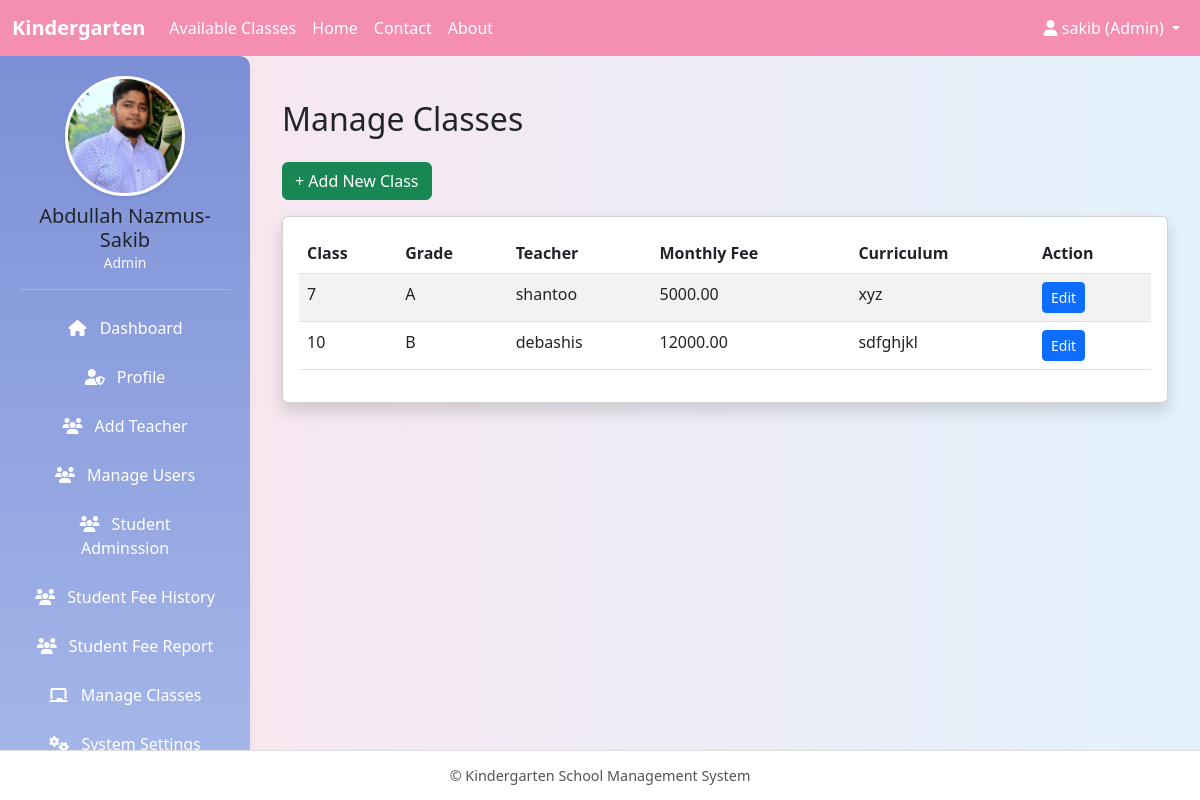
The page /manage_classes_by_admin/ (signed in) on the database its author committed.
### core/models.py (models this page shows, shortened)
class User(AbstractUser):
    ROLE_CHOICES = (
        ("admin", "Admin"),
        ("teacher", "Teacher"),
        ("student", "Student"),
    )
    role = models.CharField(max_length=10, choices=ROLE_CHOICES)

class AdminProfile(models.Model):
    user = models.OneToOneField(User, on_delete=models.CASCADE, related_name='admin_profile')
    full_name = models.CharField(max_length=128, blank=True)
    designation = models.CharField(max_length=64, blank=True)
    office_email = models.EmailField(blank=True)
    date_of_birth = models.DateField(null=True, blank=True)
    joining_date = models.DateField(null=True, blank=True)
    national_id = models.CharField(max_length=32, blank=True)
    address = models.TextField(blank=True)
    phone = models.CharField(max_length=24, blank=True)
    emergency_contact = models.CharField(max_length=24, blank=True)
    photo = models.ImageField(upload_to='admin_photos/', blank=True, null=True)
    bio = models.TextField(blank=True)
    skills = models.TextField(blank=True)
    experience = models.TextField(blank=True)
    education = models.TextField(blank=True)
    languages = models.TextField(blank=True)
    hobbies = models.TextField(blank=True)
    social_media = models.TextField(blank=True)
    achievements = models.TextField(blank=True)
    certifications = models.TextField(blank=True)
    interests = models.TextField(blank=True)
    notes = models.TextField(blank=True)
    is_active = models.BooleanField(default=True)
    created_at = models.DateTimeField(auto_now_add=True, null=True)
    last_updated = models.DateTimeField(auto_now=True)

class ClassRoom(models.Model):
    name = models.CharField(max_length=64, unique=True)   # Play, KG, One, Two…
    grade = models.CharField(max_length=32, blank=True)
    curriculum = models.TextField(blank=True)             # Curriculum details
    teacher = models.ForeignKey(
        'User',
        on_delete=models.SET_NULL,
        null=True, blank=True,
        limit_choices_to={'role': 'teacher'}
    )
    monthly_fee = models.DecimalField(max_digits=10, decimal_places=2, default=0.00)

### core/views.py (the view)
# urls.py: path("manage_classes_by_admin/", views.manage_classes_by_admin, name="manage_classes_by_admin"),
@login_required
def manage_classes_by_admin(request):
    if request.user.role != "admin":
        messages.error(request, "Permission denied.")
        return redirect("dashboard")
    classes = ClassRoom.objects.all()
    return render(request, "admin/manage_classes.html", {"classes": classes})

### core/templates/admin/manage_classes.html (shortened to what this page needs)
{% extends "base.html" %}
{% block content %}
<div class="container mt-4">
    <h2 class="mb-4">Manage Classes</h2>
    <a href="{% url 'add_class_by_admin' %}" class="btn btn-success mb-3">+ Add New Class</a>
    <div class="card shadow">
        <div class="card-body">
            {% if classes %}
            <table class="table table-striped">
                <thead>
                    <tr>
                        <th>Class</th>
                        <th>Grade</th>
                        <th>Teacher</th>
                        <th>Monthly Fee</th>
                        <th>Curriculum</th>
                        <th>Action</th>
                    </tr>
                </thead>
                <tbody>
                    {% for c in classes %}
                    <tr>
                        <td>{{ c.name }}</td>
                        <td>{{ c.grade }}</td>
                        <td>{% if c.teacher %}{{ c.teacher.username }}{% else %}-{% endif %}</td>
                        <td>{{ c.monthly_fee }}</td>
                        <td>{{ c.curriculum|truncatewords:10 }}</td>
                        <td>
                            <a href="{% url 'edit_class_by_admin' c.id %}" class="btn btn-sm btn-primary">Edit</a>
                        </td>
                    </tr>
                    {% endfor %}
                </tbody>
            </table>
            {% else %}
                <p class="text-muted">No classes found.</p>
            {% endif %}
        </div>
    </div>
</div>
{% endblock %}

### core/templates/base.html (shortened to what this page needs)
<!DOCTYPE html>
<html lang="en">
<head>
  <link href="https://cdn.jsdelivr.net/npm/bootstrap@5.3.0/dist/css/bootstrap.min.css" rel="stylesheet"/>
  <link rel="stylesheet" href="https://cdnjs.cloudflare.com/ajax/libs/font-awesome/6.4.0/css/all.min.css"/>
</head>
<body>
  <nav class="navbar navbar-expand-sm">
    <div class="container-fluid">
      <a class="navbar-brand" href="#">Kindergarten</a>
      <div class="collapse navbar-collapse" id="navbarContent">
        <ul class="navbar-nav me-auto">
          <li class="nav-item"><a class="nav-link" href="{% url 'available_classes' %}">Available Classes</a></li>
          <li class="nav-item"><a class="nav-link" href="{% url 'homepage' %}">Home</a></li>
          <li class="nav-item"><a class="nav-link" href="{% url 'contact' %}">Contact</a></li>
          <li class="nav-item"><a class="nav-link" href="{% url 'about' %}">About</a></li>
        </ul>
        <ul class="navbar-nav">
          <li class="nav-item dropdown">
            <a class="nav-link dropdown-toggle" href="#" id="userDropdown" role="button" data-bs-toggle="dropdown">
              <i class="fas fa-user"></i>
              {% if request.user.is_authenticated %}
                {{ request.user.username }} ({{ request.user.role|title }})
              {% else %}
                Account
              {% endif %}
            </a>
          </li>
        </ul>
      </div>
    </div>
  </nav>
  {% if request.user.is_authenticated %}
  <div class="sidebar text-center">
    {% if request.user.role == "student" %}
      {% if request.user.student_profile.photo %}
        <img src="{{ request.user.student_profile.photo.url }}" alt="Profile Picture" class="profile_pic shadow-sm" />
      {% else %}
        <img src="https://via.placeholder.com/120" alt="Profile Picture" class="profile_pic shadow-sm" />
      {% endif %}
    {% elif request.user.role == "teacher" %}
      {% if request.user.teacher_profile.photo %}
        <img src="{{ request.user.teacher_profile.photo.url }}" alt="Profile Picture" class="profile_pic shadow-sm" />
      {% else %}
        <img src="https://via.placeholder.com/120" alt="Profile Picture" class="profile_pic shadow-sm" />
      {% endif %}
    {% elif request.user.role == "admin" %}
      {% if request.user.admin_profile.photo %}
        <img src="{{ request.user.admin_profile.photo.url }}" alt="Profile Picture" class="profile_pic shadow-sm" />
      {% else %}
        <img src="https://via.placeholder.com/120" alt="Profile Picture" class="profile_pic shadow-sm" />
      {% endif %}
    {% endif %}
    <h5 class="mt-2 mb-0">{{ request.user.get_full_name|default:request.user.username }}</h5>
    <p class="text-light small mb-3">{{ request.user.role|title }}</p>
    <hr class="border-light">
    {% if request.user.role == "student" %}
      <a href="{% url 'dashboard' %}"><i class="fas fa-home me-2"></i> Dashboard</a>
      <a href="{% url 'student_profile' %}"><i class="fas fa-user me-2"></i> Profile</a>
      <a href="#"><i class="fas fa-tasks me-2"></i> My Tasks</a>
      <a href="{% url 'pay_monthly_fee' %}"><i class="fas fa-tasks me-2"></i> Monthly Fee</a>
      <a href="{% url 'student_fee_history' %}"><i class="fas fa-tasks me-2"></i> Monthly Fee History</a>
      <a href="#"><i class="fas fa-calendar-check me-2"></i> Attendance</a>
      <a href="#"><i class="fas fa-file-alt me-2"></i> Reports</a>
      <a href="#"><i class="fas fa-cog me-2"></i> Settings</a>
    {% elif request.user.role == "admin" %}
      <a href="{% url 'dashboard' %}"><i class="fas fa-home me-2"></i> Dashboard</a>
      <a href="{% url 'admin_profile' %}"><i class="fas fa-user-shield me-2"></i> Profile</a>
      <a href="{% url 'add_teacher_by_admin' %}"><i class="fas fa-users me-2"></i> Add Teacher</a>
      <a href="{% url 'manage_users_by_admin' %}"><i class="fas fa-users me-2"></i> Manage Users</a>
      <a href="{% url 'admissions_manage_by_admin' %}"><i class="fas fa-users me-2"></i> Student Adminssion</a>
      <a href="{% url 'admin_fee_history' %}"><i class="fas fa-users me-2"></i> Student Fee History</a>
      <a href="{% url 'fee_report_by_admin' %}"><i class="fas fa-users me-2"></i> Student Fee Report</a>
      <a href="{% url 'manage_classes_by_admin' %}"><i class="fas fa-chalkboard me-2"></i> Manage Classes</a>
      <a href="#"><i class="fas fa-cogs me-2"></i> System Settings</a>
    {% endif %}
      </div>
  {% endif %}
  <div class="{% if request.user.is_authenticated %}main-content{% else %}main-content full-width{% endif %}">
    {% block content %}{% endblock %}
  </div>
  <footer>
    &copy; {{ now|date:"Y" }} Kindergarten School Management System
  </footer>
</body>
</html>

### core/templates/base.html (style rules this page uses)
body { background: linear-gradient(to right, #fce4ec, #e3f2fd); font-family: "Segoe UI", Tahoma, Geneva, Verdana, sans-serif; margin: 0; padding: 0; }
.navbar { background-color: #f48fb1 !important; position: fixed; top: 0; left: 0; right: 0; z-index: 1030; }
.navbar-brand { font-weight: bold; color: #ffffff !important; }
.nav-link { color: #fff !important; font-weight: 500; }
.sidebar { background: linear-gradient(180deg, #7c8fd6, #a7b8ea); box-shadow: 0 4px 10px rgba(0, 0, 0, 0.05); padding: 20px; height: calc(100vh - 56px); position: fixed; top: 56px; left: 0; width: 250px; overflow-y: auto; border-top-right-radius: 10px; }
.profile_pic { width: 120px; height: 120px; border-radius: 50%; object-fit: cover; border: 3px solid #fff; background-color: #fff; transition: transform 0.3s ease; }
.sidebar a { display: block; padding: 10px 15px; color: #fff; text-decoration: none; border-radius: 6px; font-weight: 500; transition: all 0.3s ease; margin-bottom: 5px; }
.sidebar i { width: 20px; text-align: center; }
.main-content { margin-top: 56px; margin-left: 250px; padding: 20px; min-height: calc(100vh - 106px); transition: margin-left 0.3s ease; }
footer { bottom: 0; left: 0; right: 0; height: 50px; background-color: #fff; text-align: center; line-height: 50px; font-size: 0.9rem; color: #555; border-top: 1px solid #ddd; position: fixed; }

### rows shown on the page
User: user.username "sakib", user.role "Admin", user.admin_profile.photo (picture), user.get_full_name "Abdullah Nazmus-Sakib"
ClassRoom: name "7", grade "A", teacher.username "shantoo", monthly_fee "5000.00", curriculum "xyz"
ClassRoom: name "10", grade "B", teacher.username "debashis", monthly_fee "12000.00", curriculum "sdfghjkl"
